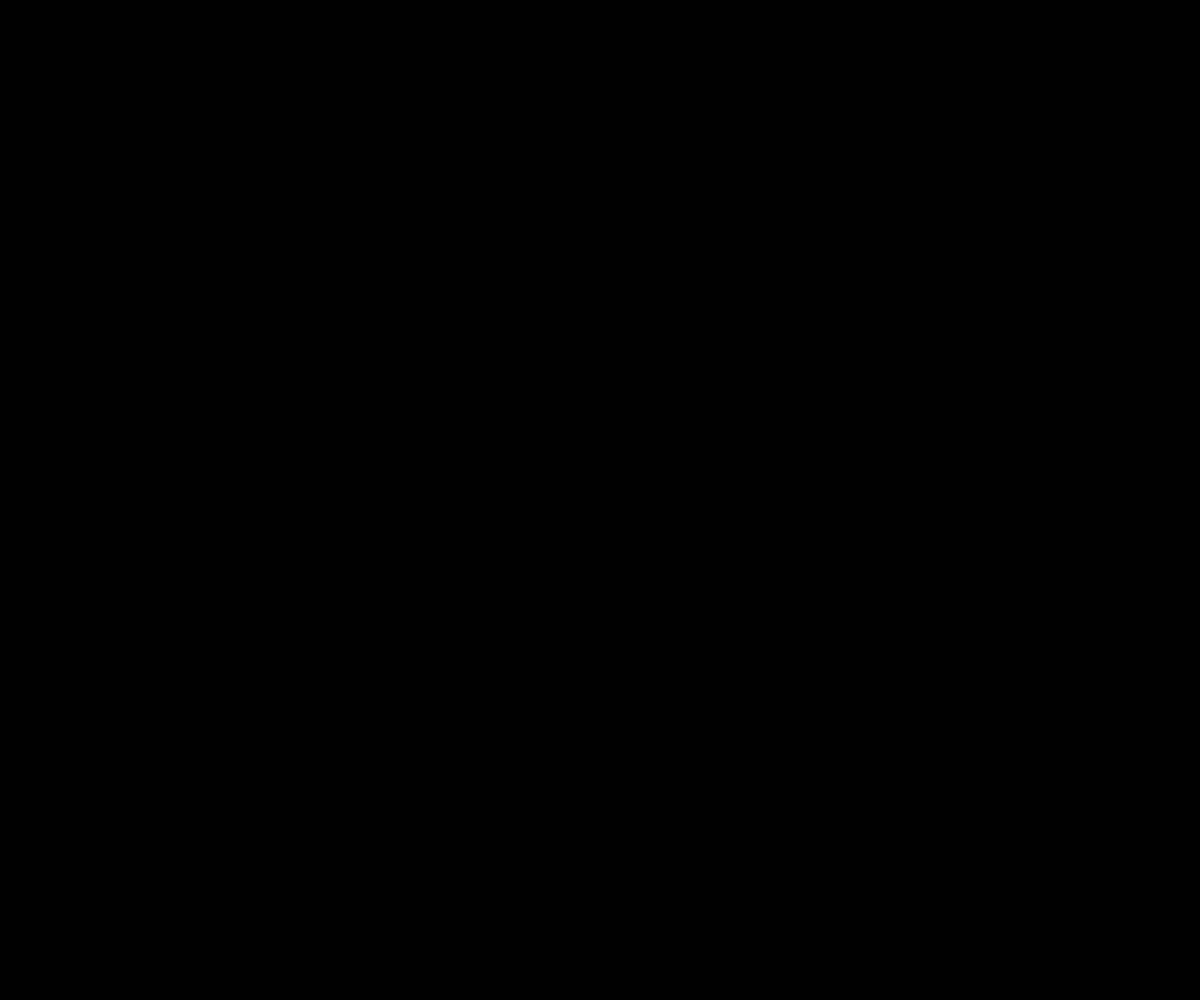
Frame 1 (no input)
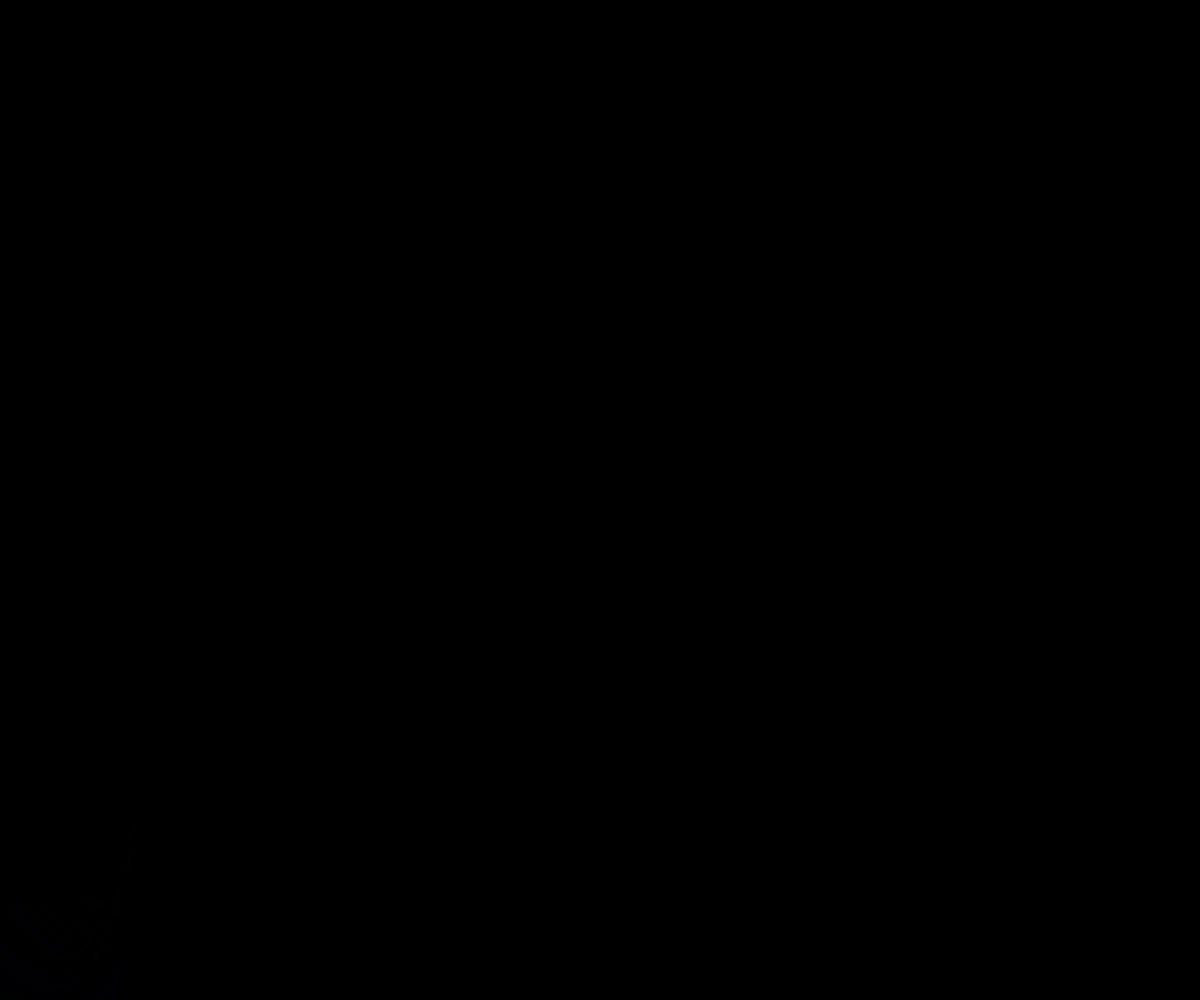
Frame 60 (no input)
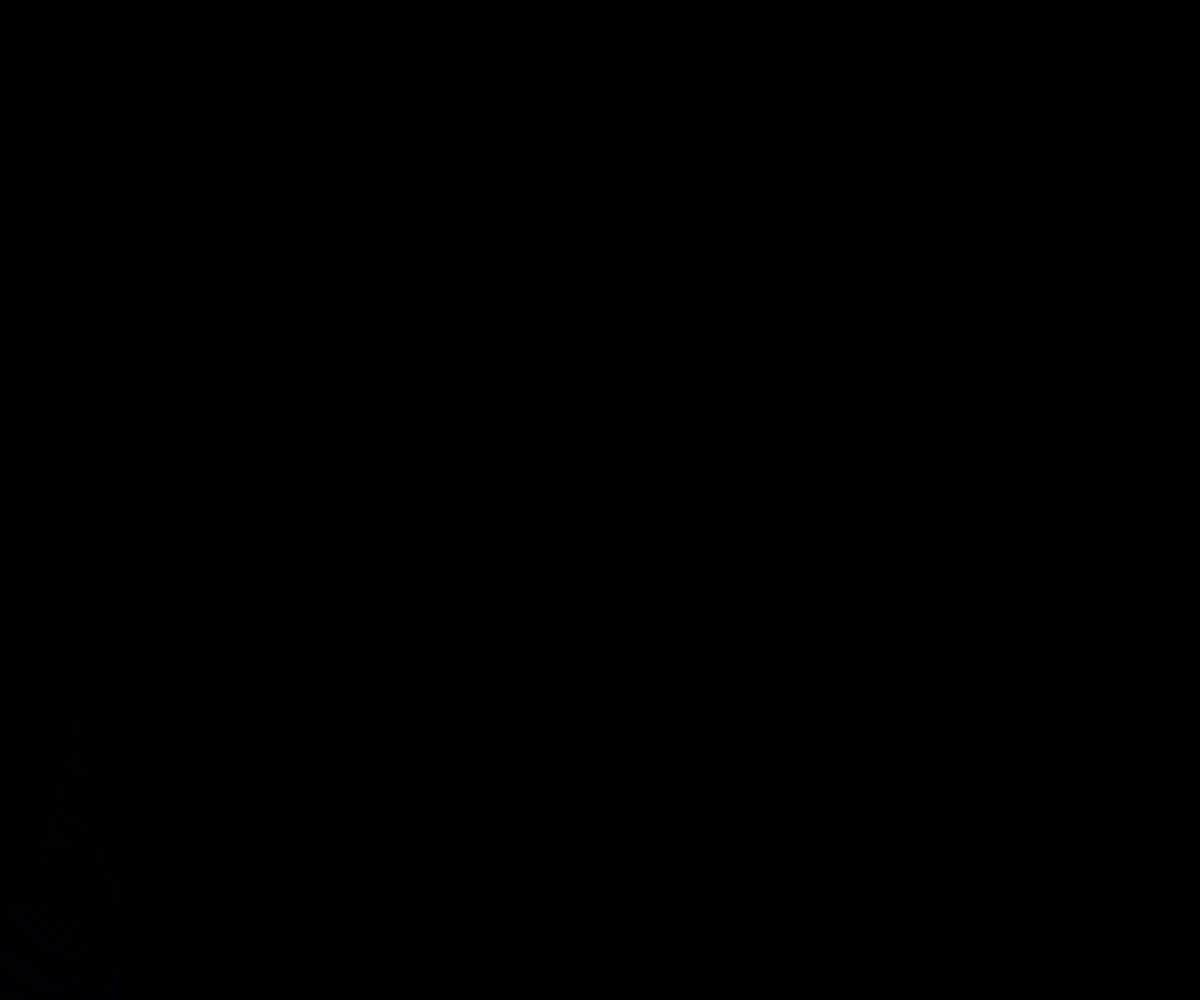
Frame 120 (the mouse pressed at the canvas centre since frame 60)

The p5.js sketch that drew these frames (run headless with seeded random() and noise() and a simulated clock; from frame 60 on, the mouse is pressed at the canvas centre):

// p5.js sketch
// ── sketch.js
var incx = 0.000005;
var incy = 0.000005;
var scl = 10;
var cols, rows

var zoff = 0;
var fr;

var particles = [];
var color = [];
var flowfield;

function setup() {

  createCanvas(windowWidth, windowHeight);
  background(0);
  cols = floor(width / scl);
  rows = floor(height / scl);
  fr = createP('');
//noLoop();
  flowfield = new Array(cols * rows)

  for (var i = 0; i < 2000; i++) {
    red   =  Math.sin(i/8) * 127 + 50;
    green =  Math.sin(i/8 - PI/2) * 127 + 15;
    blue =   Math.sin(i/8 - PI) * 127 + 90;
    color = [red, green, blue, 2];
    particles[i] = new Particle(color);
  }
}

function draw() {
  //background(255);
  //randomSeed(10);
  var yoff = 0;
  for (var y = 0; y < rows; y++) {
    var xoff = 0;
    for (var x = 0; x < cols; x++) {
      var index = x + y * cols;
      var angle = noise(xoff, yoff, zoff) * 9999999 * TWO_PI; //39999999
      var v = p5.Vector.fromAngle(angle);
      v.setMag(.5);
      flowfield[index] = v;
      xoff += incx;

      // push();
      // translate(x*scl, y*scl);
      // rotate(v.heading());
      // stroke(255, 50);
      // strokeWeight(1);
      // line(0, 0, scl, 0);
      // pop();
    }
    yoff += incy;
    zoff += .00000001
  }
  for (var i = 0; i < particles.length; i++) {
    particles[i].follow(flowfield);
    particles[i].update();
    particles[i].edges();
    particles[i].show();
  }
  fr.html(floor(frameRate()));
}

// ── particle.js
function Particle(color) {
  this.orig_x = random(0, width * .1);
  this.orig_y = random(height * .9, height);
  this.pos = createVector(this.orig_x, this.orig_y);
  this.vel = createVector(0, 0);
  this.acc = createVector(0, 0);
  this.maxspeed = 2.0;
  this.prevPos = this.pos.copy();
  this.distance = Math.sqrt(this.pos.x*this.pos.x + this.pos.y*this.pos.y);
  this.color = color;

  this.update = function() {
    this.vel.add(this.acc);
    this.vel.limit(this.maxspeed)
    this.pos.add(this.vel);
    this.acc.mult(0);
  }

  this.follow = function(vector) {
    var x = floor(this.pos.x / scl);
    var y = floor(this.pos.y / scl);
    var index = x + y * cols;
    var force = vector[index];
    this.applyForce(force);
  }

  this.applyForce = function(force) {
    this.acc.add(force);
  }

  this.show = function() {
    // // var x_c = map(this.pos.x, 0, width, -1, 1)
    // // var y_c = map(this.pos.y, 0, height, -1, 1)
    // // var v_c = Math.sqrt(this.vel.x*this.vel.x + this.vel.y*this.vel.y);
    // var x_c = map(this.orig_x, 0, width, -1, 1)
    // var y_c = map(this.orig_y, 0, height, -1, 1)
    // //var v_c = Math.sqrt(this.vel.x*this.vel.x + this.vel.y*this.vel.y);
    // var v_c = map(Math.sqrt(this.vel.x*this.vel.x + this.vel.y*this.vel.y),
    //               0, this.maxspeed, 0, 55)
    // if(x_c >= 0) {
    //   var theta = Math.atan(y_c/x_c);
    // }else {
    //   var theta =  Math.atan(y_c/x_c) - PI;
    // }
    // red   =  Math.sin(theta) * 127 + 128;
    // green =  Math.sin(theta - PI/2) * 127 + 108;
    // blue =   Math.sin(theta - PI) * 127 + 128;

    stroke(this.color);
    strokeWeight(5);
    line(this.pos.x, this.pos.y, this.prevPos.x, this.prevPos.y)
    this.updatePrev();
  }

  this.updatePrev = function() {
    this.prevPos.x = this.pos.x;
    this.prevPos.y = this.pos.y;
  }

  this.edges = function() {
    if(this.pos.x > width) {
      this.pos.x = 0;
      this.updatePrev();
    }
    if(this.pos.x < 0) {
      this.pos.x = width;
      this.updatePrev();
    }
    if(this.pos.y > height) {
      this.pos.y = 0;
      this.updatePrev();
    }
    if(this.pos.y < 0) {
      this.pos.y = height;
      this.updatePrev();
    }
  }
}
